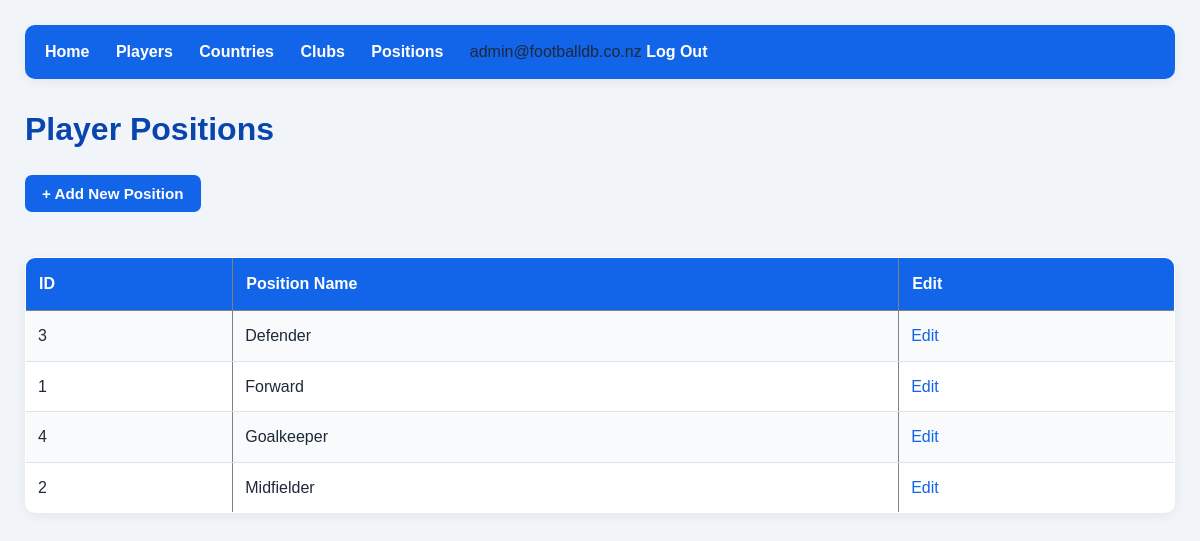
The page /positions (signed in) on the database its author committed.
### tables this page shows
CREATE TABLE positions (
    ID INTEGER PRIMARY KEY AUTOINCREMENT,
    PositionName VARCHAR(30) NOT NULL UNIQUE
);

### app.py (the view)
@app.route("/positions")
@admin_required
def positions():
    conn = get_db()
    rows = conn.execute(
        "SELECT * FROM positions ORDER BY PositionName"
    ).fetchall()
    conn.close()
    return render_template("positions.html", positions=rows)

### app.py (called while the page is built)
def get_db():
    conn = sqlite3.connect("players.db")
    conn.row_factory = sqlite3.Row
    return conn

def admin_required(route_function):
    @wraps(route_function)
    def wrapper(*args, **kwargs):
        if "user_id" not in session:
            flash("Please log in first.")
            return redirect(url_for("login"))
        if session.get("role") != "admin":
            flash("You do not have permission to access that page.")
            return redirect(url_for("players"))
        return route_function(*args, **kwargs)
    return wrapper

### templates/positions.html (shortened to what this page needs)
<!DOCTYPE html>
<html>
<head>
    <link rel="stylesheet" href="{{ url_for('static', filename='style.css') }}">
</head>
<body>
<nav>
    <a href="{{ url_for('home') }}">Home</a>
    {% if session.get('user_id') %}
        <a href="{{ url_for('players') }}">Players</a>
        {% if session.get('role') == 'admin' %}
            <a href="{{ url_for('countries') }}">Countries</a>
            <a href="{{ url_for('clubs') }}">Clubs</a>
            <a href="{{ url_for('positions') }}">Positions</a>
        {% endif %}
        <span class="nav-user">
            {{ session.get('email') }}
        </span>
        <a href="{{ url_for('logout') }}">Log Out</a>
    {% else %}
        <a href="{{ url_for('login') }}">Log In</a>
        <a href="{{ url_for('signup') }}">Sign Up</a>
    {% endif %}
</nav>
<h1>Player Positions</h1>
<a href="{{ url_for('add_position') }}">
    <button type="button">+ Add New Position</button>
</a>
<br><br>
<table border="1" cellpadding="8">
    <tr>
        <th>ID</th>
        <th>Position Name</th>
        <th>Edit</th>
    </tr>
    {% for position in positions %}
    <tr>
        <td>{{ position['ID'] }}</td>
        <td>{{ position['PositionName'] }}</td>
        <td>
            <a href="{{ url_for('edit_position',
                                position_id=position['ID']) }}">
                Edit
            </a>
        </td>
    </tr>
    {% endfor %}
</table>
</body>
</html>

### static/style.css (style rules this page uses)
:root { --primary: #1264e8; --primary-dark: #0846ad; --secondary: #64748b; --success: #16a34a; --danger: #dc2626; --background: #f1f5f9; --surface: #ffffff; --text: #1e293b; --muted: #64748b; --border: #dbe3ed; --radius: 10px; --shadow: 0 3px 12px rgba(15, 23, 42, 0.06); }
* { box-sizing: border-box; }
body { margin: 0; padding: 25px; font-family: Arial, Helvetica, sans-serif; font-size: 16px; line-height: 1.6; background: var(--background); color: var(--text); }
body > h1, body > h2, body > h3, body > p, body > ul, body > form, body > table, body > nav, body > hr, body > a, body > div { max-width: 1200px; }
body > h1, body > h2, body > h3, body > p, body > ul, body > form, body > table, body > nav, body > hr, body > a, body > div { margin-left: auto; margin-right: auto; }
h1 { color: var(--primary-dark); font-size: 2rem; margin-top: 10px; margin-bottom: 20px; }
nav { background: var(--primary); padding: 14px 20px; border-radius: var(--radius); margin-bottom: 25px; box-shadow: var(--shadow); }
nav a { color: white; text-decoration: none; font-weight: bold; margin-right: 22px; display: inline-block; }
a { color: var(--primary); text-decoration: none; }
button, input[type="submit"] { display: inline-block; padding: 10px 17px; border: none; border-radius: 7px; background: var(--primary); color: white; font-size: 0.95rem; font-weight: bold; cursor: pointer; transition: background 0.2s ease; }
table { width: 100%; border-collapse: collapse; background: var(--surface); border-radius: var(--radius); box-shadow: var(--shadow); margin-top: 20px; margin-bottom: 25px; overflow: hidden; }
th { background: var(--primary); color: white; font-weight: bold; text-align: left; padding: 13px; white-space: nowrap; }
td { padding: 12px; border-bottom: 1px solid var(--border); vertical-align: middle; }
tr:nth-child(even) { background: #f8fafc; }

### rows shown on the page
positions: ID "3", PositionName "Defender"
positions: ID "1", PositionName "Forward"
positions: ID "4", PositionName "Goalkeeper"
positions: ID "2", PositionName "Midfielder"

### other values the page prints
{{ session.get('email') }} "admin@footballdb.co.nz"
